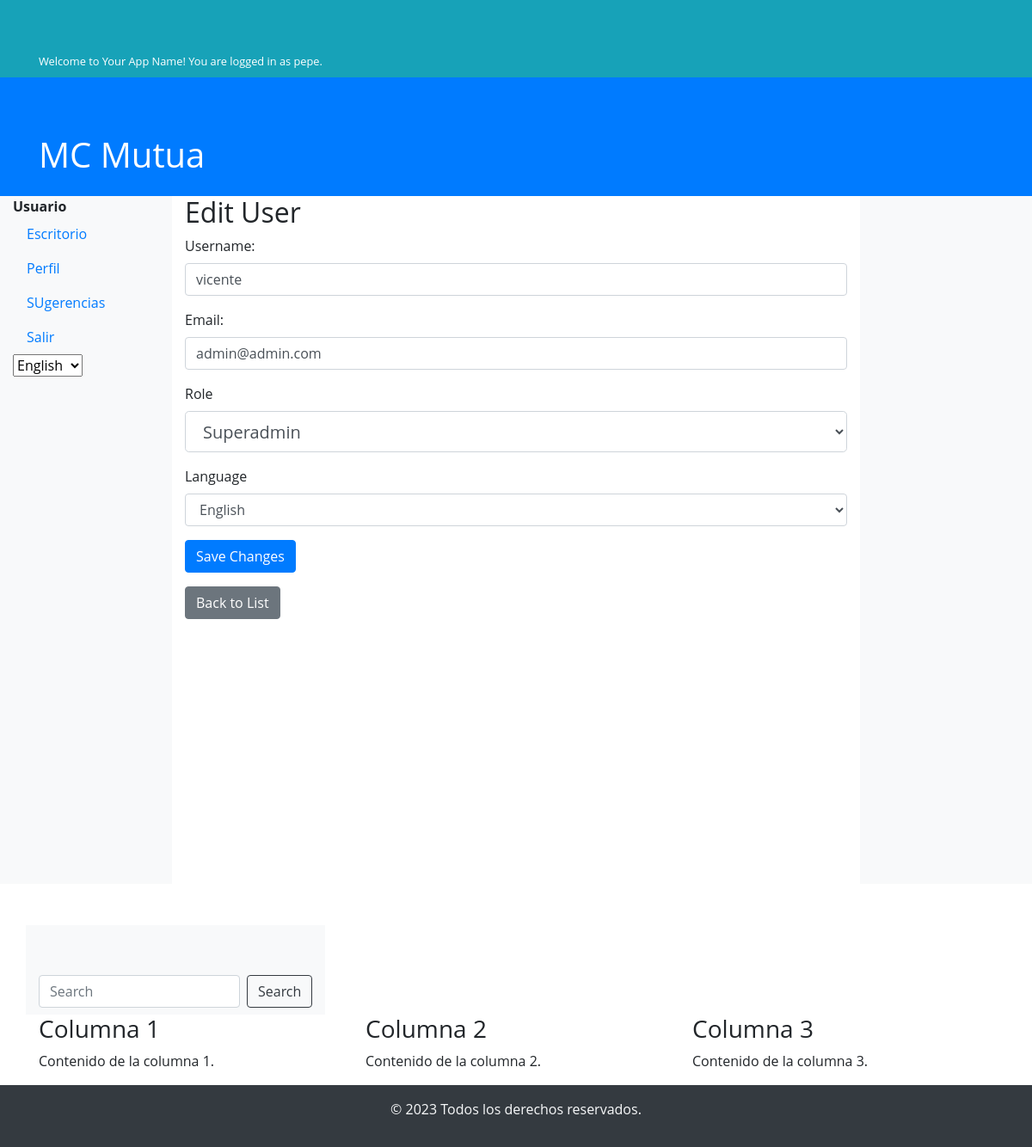
/edit_user/2 (signed in), run on the app's committed database.
### app/models/user_model.py (models this page shows, shortened)
class User(db.Model, UserMixin):
    id = db.Column(db.Integer, primary_key=True)
    username = db.Column(db.String(50), unique=True, nullable=False)
    email = db.Column(db.String(120), unique=True, nullable=False)
    password = db.Column(db.String(60), nullable=False)
    role = db.Column(db.String(20), default='user')  # Default role is 'user'
    language = db.Column(db.String(5), default='en')  # Add this line for language preference
    created_at = db.Column(db.DateTime, default=datetime.utcnow)
    updated_at = db.Column(db.DateTime, default=datetime.utcnow, onupdate=datetime.utcnow)

### app/controllers/user_controller.py (the view, shortened to what this page needs)
@app.route('/edit_user/<int:user_id>', methods=['GET', 'POST'])
@login_required
def edit_user(user_id):
    user = User.query.get_or_404(user_id)
    form = UserProfileForm(obj=user)  # Pre-populate the form with the existing user data
    return render_template('user/edit.html', form=form, user=user)

### app/views/user_view.py
class UserProfileForm(FlaskForm):
    username = StringField('Username', validators=[DataRequired()])
    email = StringField('Email', validators=[DataRequired()])
    password = PasswordField('Password', validators=[DataRequired()])
    role = SelectField('Role', choices=[('user', 'User'), ('admin', 'Admin'), ('superadmin', 'Superadmin')], default='user')
    language = SelectField('Language', choices=[('en', 'English'), ('es', 'Spanish')], validators=[DataRequired()])
    submit = SubmitField('Update Profile')

### app/__init__.py (called while the page is built)
@login_manager.user_loader
def load_user(user_id):
    return User.query.get(int(user_id))

def is_admin():
    return current_user.is_authenticated and current_user.role == 'admin'

### app/templates/user/edit.html (shortened to what this page needs)
{% extends 'base.html' %}
{% block content %}
        <h2>Edit User</h2>
        <form method="POST" action="{{ url_for('edit_user', user_id=user.id) }}">
            <div class="form-group">
                <label for="username">Username:</label>
                {{ form.username(class="form-control", placeholder="Enter username") }}
            </div>
            <div class="form-group">
                <label for="email">Email:</label>
                {{ form.email(class="form-control", placeholder="Enter email") }}
            </div>
            <div class="form-group">
                {{ form.role.label(class="form-control-label") }}
                {{ form.role(class="form-control form-control-lg") }}
            </div>
            <div class="form-group">
                {{ form.language.label(class="form-control-label") }}
                {{ form.language(class="form-control") }}
            </div>
            <button type="submit" class="btn btn-primary">Save Changes</button>
        </form>
        <a href="{{ url_for('list_users') }}" class="btn btn-secondary mt-3">Back to List</a>
{% endblock %}

### app/templates/base.html (shortened to what this page needs)
<!DOCTYPE html>
<html lang="en">
<head>
    <link rel="stylesheet" href="https://stackpath.bootstrapcdn.com/bootstrap/4.3.1/css/bootstrap.min.css">
    <link rel="stylesheet" href="{{ url_for('static', filename='css/styles.css') }}">
    <link rel="stylesheet" type="text/css" href="https://cdn.datatables.net/1.11.6/css/jquery.dataTables.css">
</head>
<body>
     <div class="information-bar bg-info text-white p-2">
        <div class="container">
            <small class="mb-0">Welcome to Your App Name! You are logged in as {{ current_user.username }}.</small>
        </div>
    </div>
    <header class="bg-primary text-white py-3">
        <div class="container">
            <h1>MC Mutua</h1>
        </div>
    </header>
    <div class="container-fluid">
        <div class="row content">
            <div class="col-md-2 bg-light">
                {% if current_user.is_authenticated %}
                    <nav class="nav flex-column">
                        <li class="nav-item"><b>Usuario<br /></b>
                            <a class="nav-link" href="/">Escritorio</a>
                        </li>
                        <li class="nav-item">
                            <a class="nav-link" href="{{ url_for('user_profile', user_id=current_user.id) }}">Perfil</a>
                        </li>
                        <li class="nav-item">
                            <a class="nav-link" href="{{ url_for('list_suggestions') }}">SUgerencias</a>
                        </li>
                        <li class="nav-item">
                            <a class="nav-link" href="{{ url_for('logout') }}">Salir</a>
                        </li>
                    </nav>
                    <div class="language-selector">
                        <form action="{{ url_for('set_locale') }}" method="post">
                            <select name="language" onchange="this.form.submit()">
                                <option value="en" {% if g.get('locale', 'en') == 'en' %}selected{% endif %}>English</option>
                            </select>
                    </form>
                </div>
                {% endif %}
            </div>
            <div class="col-md-8">
                {% block content %}{% endblock %}
            </div>
            <div class="col-md-2 bg-light">
            </div>
        </div>
        <div class="container mt-5">
            <div class="row">
                <div class="search-bar bg-light py-2">
                    <div class="container">
                        <form class="form-inline">
                            <input class="form-control mr-sm-2" type="search" placeholder="Search" aria-label="Search">
                            <button class="btn btn-outline-dark my-2 my-sm-0" type="submit">Search</button>
                        </form>
                    </div>
                </div>
            </div>
            <div class="row">
                <div class="col-md-4">
                    <h3>Columna 1</h3>
                    <p>Contenido de la columna 1.</p>
                </div>
                <div class="col-md-4">
                    <h3>Columna 2</h3>
                    <p>Contenido de la columna 2.</p>
                </div>
                <div class="col-md-4">
                    <h3>Columna 3</h3>
                    <p>Contenido de la columna 3.</p>
                </div>
            </div>
        </div>
        <div class="row bg-dark text-light text-center py-3">
            <div class="col-12">
                <p>© 2023 Todos los derechos reservados.</p>
            </div>
        </div>
    </div>
</body>
</html>

### app/static/css/styles.css (style rules this page uses)
html, body { height: 100%; margin: 0; }
body { display: flex; flex-direction: column; }
.row.content { flex: 1; min-height: 100vh; }
body { font-family: 'Open Sans', sans-serif; }
.container { margin-top: 50px; }

### data on the page
User: username "pepe"
User: username "vicente", email "admin@admin.com", role "Superadmin", language "English"
